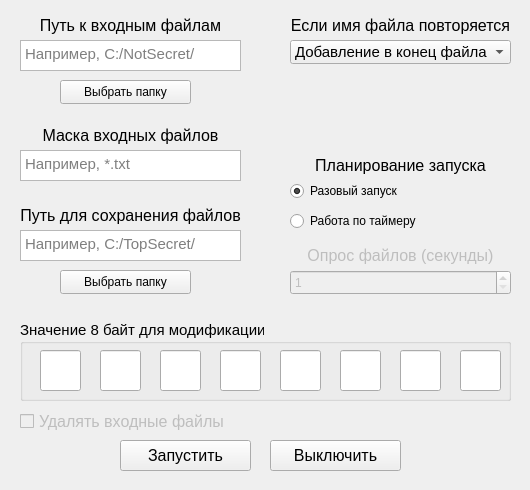
<?xml version="1.0" encoding="UTF-8"?>
<ui version="4.0">
 <class>CryptorWindow</class>
 <widget class="QMainWindow" name="CryptorWindow">
  <property name="geometry">
   <rect>
    <x>0</x>
    <y>0</y>
    <width>530</width>
    <height>490</height>
   </rect>
  </property>
  <property name="minimumSize">
   <size>
    <width>530</width>
    <height>490</height>
   </size>
  </property>
  <property name="maximumSize">
   <size>
    <width>530</width>
    <height>490</height>
   </size>
  </property>
  <property name="windowTitle">
   <string>Cryptor</string>
  </property>
  <property name="inputMethodHints">
   <set>Qt::ImhUppercaseOnly</set>
  </property>
  <widget class="QWidget" name="centralwidget">
   <widget class="QLabel" name="maskLabel">
    <property name="geometry">
     <rect>
      <x>20</x>
      <y>120</y>
      <width>221</width>
      <height>31</height>
     </rect>
    </property>
    <property name="font">
     <font>
      <pointsize>12</pointsize>
     </font>
    </property>
    <property name="text">
     <string>Маска входных файлов</string>
    </property>
    <property name="alignment">
     <set>Qt::AlignCenter</set>
    </property>
   </widget>
   <widget class="QTextEdit" name="maskText">
    <property name="geometry">
     <rect>
      <x>20</x>
      <y>150</y>
      <width>221</width>
      <height>31</height>
     </rect>
    </property>
    <property name="font">
     <font>
      <pointsize>11</pointsize>
     </font>
    </property>
    <property name="inputMethodHints">
     <set>Qt::ImhNone</set>
    </property>
    <property name="verticalScrollBarPolicy">
     <enum>Qt::ScrollBarAlwaysOff</enum>
    </property>
    <property name="horizontalScrollBarPolicy">
     <enum>Qt::ScrollBarAsNeeded</enum>
    </property>
    <property name="sizeAdjustPolicy">
     <enum>QAbstractScrollArea::AdjustIgnored</enum>
    </property>
    <property name="autoFormatting">
     <set>QTextEdit::AutoNone</set>
    </property>
    <property name="tabChangesFocus">
     <bool>true</bool>
    </property>
    <property name="lineWrapMode">
     <enum>QTextEdit::WidgetWidth</enum>
    </property>
    <property name="placeholderText">
     <string>Например, *.txt</string>
    </property>
   </widget>
   <widget class="QPushButton" name="outputPathButton">
    <property name="geometry">
     <rect>
      <x>60</x>
      <y>270</y>
      <width>131</width>
      <height>24</height>
     </rect>
    </property>
    <property name="text">
     <string>Выбрать папку</string>
    </property>
   </widget>
   <widget class="QTextEdit" name="outputText">
    <property name="geometry">
     <rect>
      <x>20</x>
      <y>230</y>
      <width>221</width>
      <height>31</height>
     </rect>
    </property>
    <property name="font">
     <font>
      <pointsize>11</pointsize>
     </font>
    </property>
    <property name="inputMethodHints">
     <set>Qt::ImhNone</set>
    </property>
    <property name="verticalScrollBarPolicy">
     <enum>Qt::ScrollBarAlwaysOff</enum>
    </property>
    <property name="horizontalScrollBarPolicy">
     <enum>Qt::ScrollBarAsNeeded</enum>
    </property>
    <property name="sizeAdjustPolicy">
     <enum>QAbstractScrollArea::AdjustIgnored</enum>
    </property>
    <property name="autoFormatting">
     <set>QTextEdit::AutoNone</set>
    </property>
    <property name="tabChangesFocus">
     <bool>true</bool>
    </property>
    <property name="lineWrapMode">
     <enum>QTextEdit::WidgetWidth</enum>
    </property>
    <property name="placeholderText">
     <string>Например, C:/TopSecret/</string>
    </property>
   </widget>
   <widget class="QLabel" name="pathLabel">
    <property name="geometry">
     <rect>
      <x>20</x>
      <y>200</y>
      <width>221</width>
      <height>31</height>
     </rect>
    </property>
    <property name="font">
     <font>
      <pointsize>12</pointsize>
     </font>
    </property>
    <property name="text">
     <string>Путь для сохранения файлов</string>
    </property>
    <property name="alignment">
     <set>Qt::AlignCenter</set>
    </property>
   </widget>
   <widget class="QComboBox" name="strategyNameBox">
    <property name="geometry">
     <rect>
      <x>290</x>
      <y>40</y>
      <width>221</width>
      <height>24</height>
     </rect>
    </property>
    <property name="font">
     <font>
      <pointsize>11</pointsize>
     </font>
    </property>
    <item>
     <property name="text">
      <string>Добавление в конец файла</string>
     </property>
    </item>
    <item>
     <property name="text">
      <string>Перезапись содержимого</string>
     </property>
    </item>
    <item>
     <property name="text">
      <string>Счетчик к имени файла</string>
     </property>
    </item>
   </widget>
   <widget class="QLabel" name="strategyLabel">
    <property name="geometry">
     <rect>
      <x>290</x>
      <y>10</y>
      <width>221</width>
      <height>31</height>
     </rect>
    </property>
    <property name="font">
     <font>
      <pointsize>12</pointsize>
     </font>
    </property>
    <property name="text">
     <string>Если имя файла повторяется</string>
    </property>
    <property name="alignment">
     <set>Qt::AlignCenter</set>
    </property>
   </widget>
   <widget class="QRadioButton" name="onceRadioButton">
    <property name="geometry">
     <rect>
      <x>290</x>
      <y>180</y>
      <width>221</width>
      <height>22</height>
     </rect>
    </property>
    <property name="text">
     <string>Разовый запуск</string>
    </property>
    <property name="checked">
     <bool>true</bool>
    </property>
   </widget>
   <widget class="QRadioButton" name="timerRadioButton">
    <property name="geometry">
     <rect>
      <x>290</x>
      <y>210</y>
      <width>221</width>
      <height>22</height>
     </rect>
    </property>
    <property name="text">
     <string>Работа по таймеру</string>
    </property>
   </widget>
   <widget class="QLabel" name="planningLabel">
    <property name="geometry">
     <rect>
      <x>290</x>
      <y>150</y>
      <width>221</width>
      <height>31</height>
     </rect>
    </property>
    <property name="font">
     <font>
      <pointsize>12</pointsize>
     </font>
    </property>
    <property name="text">
     <string>Планирование запуска</string>
    </property>
    <property name="alignment">
     <set>Qt::AlignCenter</set>
    </property>
   </widget>
   <widget class="QLabel" name="timerLabel">
    <property name="enabled">
     <bool>false</bool>
    </property>
    <property name="geometry">
     <rect>
      <x>290</x>
      <y>240</y>
      <width>221</width>
      <height>31</height>
     </rect>
    </property>
    <property name="font">
     <font>
      <pointsize>12</pointsize>
     </font>
    </property>
    <property name="text">
     <string>Опрос файлов (секунды)</string>
    </property>
    <property name="alignment">
     <set>Qt::AlignCenter</set>
    </property>
   </widget>
   <widget class="QSpinBox" name="askFileTimerBox">
    <property name="enabled">
     <bool>false</bool>
    </property>
    <property name="geometry">
     <rect>
      <x>290</x>
      <y>270</y>
      <width>221</width>
      <height>25</height>
     </rect>
    </property>
    <property name="minimum">
     <number>1</number>
    </property>
    <property name="maximum">
     <number>100</number>
    </property>
   </widget>
   <widget class="QGroupBox" name="byteGroupBox">
    <property name="geometry">
     <rect>
      <x>20</x>
      <y>320</y>
      <width>491</width>
      <height>81</height>
     </rect>
    </property>
    <property name="font">
     <font>
      <pointsize>11</pointsize>
     </font>
    </property>
    <property name="title">
     <string>Значение 8 байт для модификации</string>
    </property>
    <widget class="QLineEdit" name="byteText_0">
     <property name="geometry">
      <rect>
       <x>20</x>
       <y>30</y>
       <width>41</width>
       <height>41</height>
      </rect>
     </property>
     <property name="font">
      <font>
       <pointsize>14</pointsize>
      </font>
     </property>
     <property name="inputMethodHints">
      <set>Qt::ImhLatinOnly|Qt::ImhPreferUppercase|Qt::ImhUppercaseOnly</set>
     </property>
     <property name="inputMask">
      <string/>
     </property>
     <property name="maxLength">
      <number>32767</number>
     </property>
     <property name="alignment">
      <set>Qt::AlignCenter</set>
     </property>
    </widget>
    <widget class="QLineEdit" name="byteText_1">
     <property name="geometry">
      <rect>
       <x>80</x>
       <y>30</y>
       <width>41</width>
       <height>41</height>
      </rect>
     </property>
     <property name="font">
      <font>
       <pointsize>14</pointsize>
      </font>
     </property>
     <property name="maxLength">
      <number>2</number>
     </property>
     <property name="alignment">
      <set>Qt::AlignCenter</set>
     </property>
    </widget>
    <widget class="QLineEdit" name="byteText_2">
     <property name="geometry">
      <rect>
       <x>140</x>
       <y>30</y>
       <width>41</width>
       <height>41</height>
      </rect>
     </property>
     <property name="font">
      <font>
       <pointsize>14</pointsize>
      </font>
     </property>
     <property name="maxLength">
      <number>2</number>
     </property>
     <property name="alignment">
      <set>Qt::AlignCenter</set>
     </property>
    </widget>
    <widget class="QLineEdit" name="byteText_3">
     <property name="geometry">
      <rect>
       <x>200</x>
       <y>30</y>
       <width>41</width>
       <height>41</height>
      </rect>
     </property>
     <property name="font">
      <font>
       <pointsize>14</pointsize>
      </font>
     </property>
     <property name="maxLength">
      <number>2</number>
     </property>
     <property name="alignment">
      <set>Qt::AlignCenter</set>
     </property>
    </widget>
    <widget class="QLineEdit" name="byteText_4">
     <property name="geometry">
      <rect>
       <x>260</x>
       <y>30</y>
       <width>41</width>
       <height>41</height>
      </rect>
     </property>
     <property name="font">
      <font>
       <pointsize>14</pointsize>
      </font>
     </property>
     <property name="maxLength">
      <number>2</number>
     </property>
     <property name="alignment">
      <set>Qt::AlignCenter</set>
     </property>
    </widget>
    <widget class="QLineEdit" name="byteText_5">
     <property name="geometry">
      <rect>
       <x>320</x>
       <y>30</y>
       <width>41</width>
       <height>41</height>
      </rect>
     </property>
     <property name="font">
      <font>
       <pointsize>14</pointsize>
      </font>
     </property>
     <property name="maxLength">
      <number>2</number>
     </property>
     <property name="alignment">
      <set>Qt::AlignCenter</set>
     </property>
    </widget>
    <widget class="QLineEdit" name="byteText_6">
     <property name="geometry">
      <rect>
       <x>380</x>
       <y>30</y>
       <width>41</width>
       <height>41</height>
      </rect>
     </property>
     <property name="font">
      <font>
       <pointsize>14</pointsize>
      </font>
     </property>
     <property name="maxLength">
      <number>2</number>
     </property>
     <property name="alignment">
      <set>Qt::AlignCenter</set>
     </property>
    </widget>
    <widget class="QLineEdit" name="byteText_7">
     <property name="geometry">
      <rect>
       <x>440</x>
       <y>30</y>
       <width>41</width>
       <height>41</height>
      </rect>
     </property>
     <property name="font">
      <font>
       <pointsize>14</pointsize>
      </font>
     </property>
     <property name="maxLength">
      <number>2</number>
     </property>
     <property name="alignment">
      <set>Qt::AlignCenter</set>
     </property>
    </widget>
   </widget>
   <widget class="QCheckBox" name="deletionRequiredBox">
    <property name="enabled">
     <bool>false</bool>
    </property>
    <property name="geometry">
     <rect>
      <x>20</x>
      <y>410</y>
      <width>221</width>
      <height>22</height>
     </rect>
    </property>
    <property name="font">
     <font>
      <pointsize>12</pointsize>
     </font>
    </property>
    <property name="text">
     <string>Удалять входные файлы</string>
    </property>
    <property name="checked">
     <bool>false</bool>
    </property>
   </widget>
   <widget class="QPushButton" name="startButton">
    <property name="geometry">
     <rect>
      <x>120</x>
      <y>440</y>
      <width>131</width>
      <height>31</height>
     </rect>
    </property>
    <property name="font">
     <font>
      <pointsize>12</pointsize>
     </font>
    </property>
    <property name="text">
     <string>Запустить</string>
    </property>
   </widget>
   <widget class="QTextEdit" name="inputText">
    <property name="geometry">
     <rect>
      <x>20</x>
      <y>40</y>
      <width>221</width>
      <height>31</height>
     </rect>
    </property>
    <property name="font">
     <font>
      <pointsize>11</pointsize>
     </font>
    </property>
    <property name="inputMethodHints">
     <set>Qt::ImhNone</set>
    </property>
    <property name="verticalScrollBarPolicy">
     <enum>Qt::ScrollBarAlwaysOff</enum>
    </property>
    <property name="horizontalScrollBarPolicy">
     <enum>Qt::ScrollBarAsNeeded</enum>
    </property>
    <property name="sizeAdjustPolicy">
     <enum>QAbstractScrollArea::AdjustIgnored</enum>
    </property>
    <property name="autoFormatting">
     <set>QTextEdit::AutoNone</set>
    </property>
    <property name="tabChangesFocus">
     <bool>true</bool>
    </property>
    <property name="lineWrapMode">
     <enum>QTextEdit::WidgetWidth</enum>
    </property>
    <property name="placeholderText">
     <string>Например, C:/NotSecret/</string>
    </property>
   </widget>
   <widget class="QLabel" name="inputLabel">
    <property name="geometry">
     <rect>
      <x>20</x>
      <y>10</y>
      <width>221</width>
      <height>31</height>
     </rect>
    </property>
    <property name="font">
     <font>
      <pointsize>12</pointsize>
     </font>
    </property>
    <property name="text">
     <string>Путь к входным файлам</string>
    </property>
    <property name="alignment">
     <set>Qt::AlignCenter</set>
    </property>
   </widget>
   <widget class="QPushButton" name="inputPathButton">
    <property name="geometry">
     <rect>
      <x>60</x>
      <y>80</y>
      <width>131</width>
      <height>24</height>
     </rect>
    </property>
    <property name="text">
     <string>Выбрать папку</string>
    </property>
   </widget>
   <widget class="QPushButton" name="endButton">
    <property name="geometry">
     <rect>
      <x>270</x>
      <y>440</y>
      <width>131</width>
      <height>31</height>
     </rect>
    </property>
    <property name="font">
     <font>
      <pointsize>12</pointsize>
     </font>
    </property>
    <property name="text">
     <string>Выключить</string>
    </property>
   </widget>
  </widget>
 </widget>
 <tabstops>
  <tabstop>inputText</tabstop>
  <tabstop>inputPathButton</tabstop>
  <tabstop>maskText</tabstop>
  <tabstop>outputText</tabstop>
  <tabstop>outputPathButton</tabstop>
  <tabstop>strategyNameBox</tabstop>
  <tabstop>onceRadioButton</tabstop>
  <tabstop>timerRadioButton</tabstop>
  <tabstop>askFileTimerBox</tabstop>
  <tabstop>byteText_0</tabstop>
  <tabstop>byteText_1</tabstop>
  <tabstop>byteText_2</tabstop>
  <tabstop>byteText_3</tabstop>
  <tabstop>byteText_4</tabstop>
  <tabstop>byteText_5</tabstop>
  <tabstop>byteText_6</tabstop>
  <tabstop>byteText_7</tabstop>
  <tabstop>deletionRequiredBox</tabstop>
  <tabstop>startButton</tabstop>
 </tabstops>
 <resources/>
 <connections/>
</ui>
